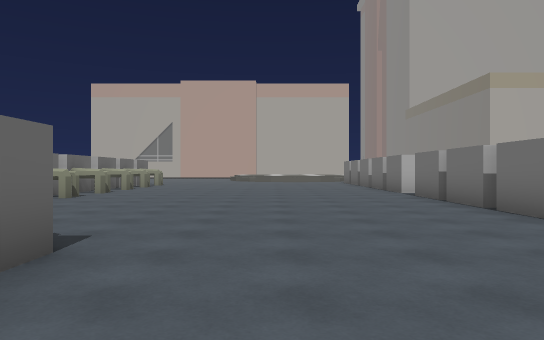
view 1 (above)

24 first-person views from a walk through a scene from a Unity 3-D project. The camera is 1.3 m above the floor, looks level and sees 70° across. The floor is counted in squares, 2 m on a side. Each view is taken from the middle of a square. On the plan, view 1 faces up. The plan holds only what a view shows up to about 11 squares ahead; the rest is blank. The place goes on beyond the plan. The player character is not drawn. Some surface patterns are stand-ins.

view 2
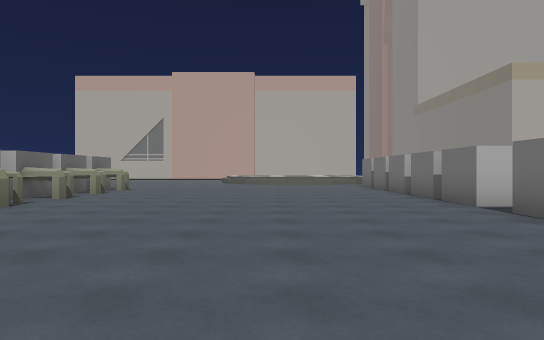

view 3
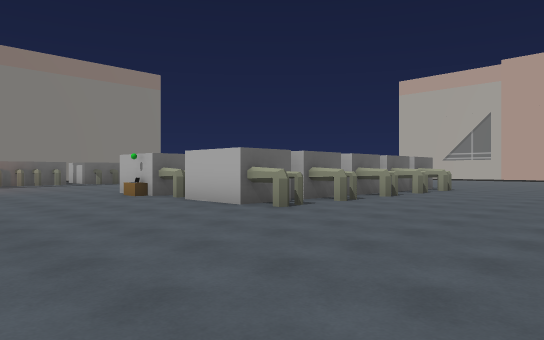

view 4
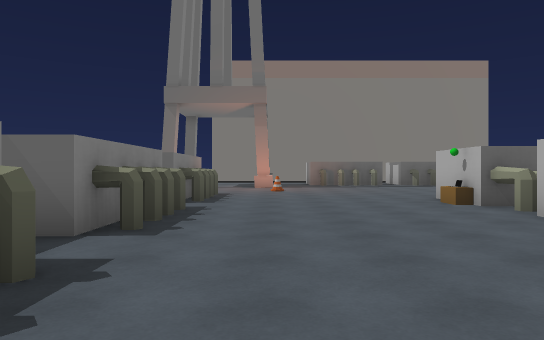

view 5
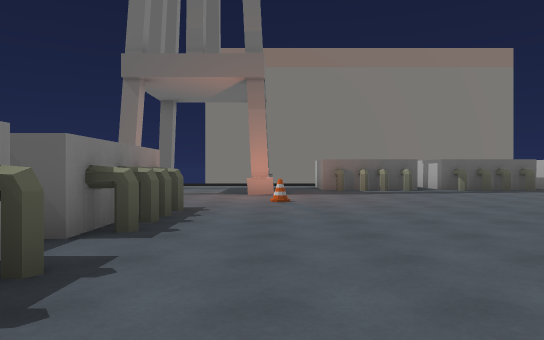

view 6
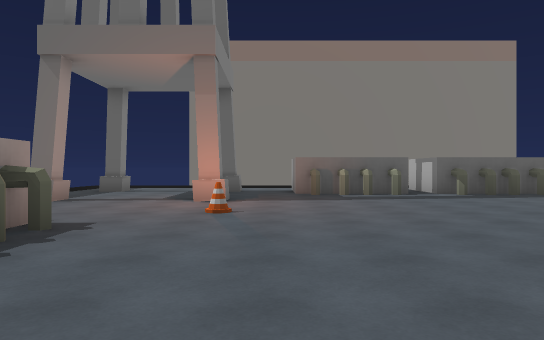

view 7
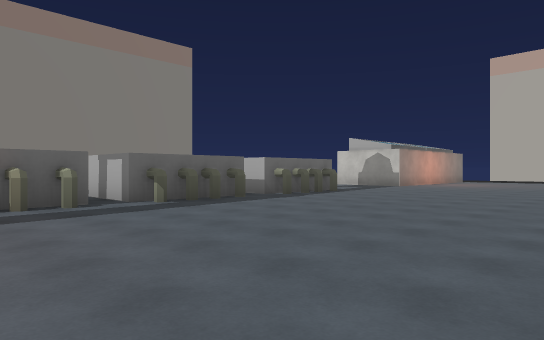

view 8
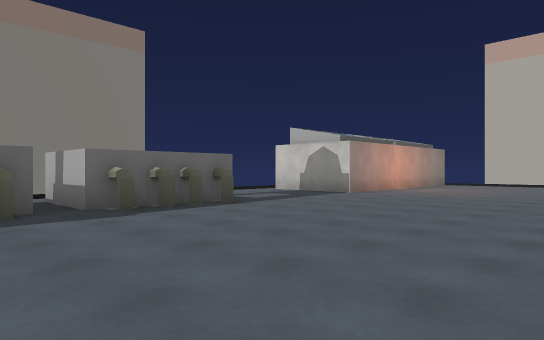

view 9
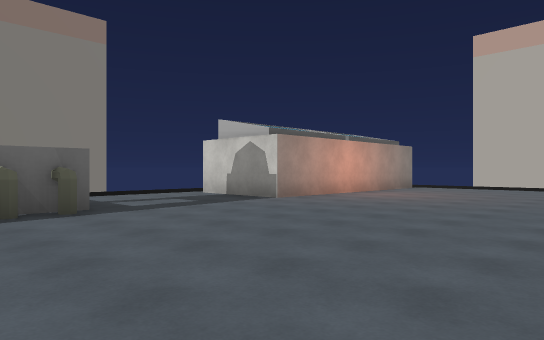

view 10
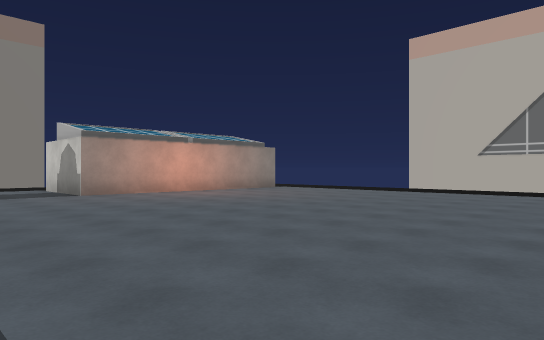

view 11
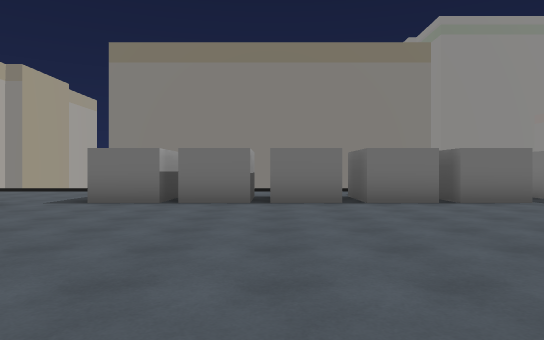

view 12
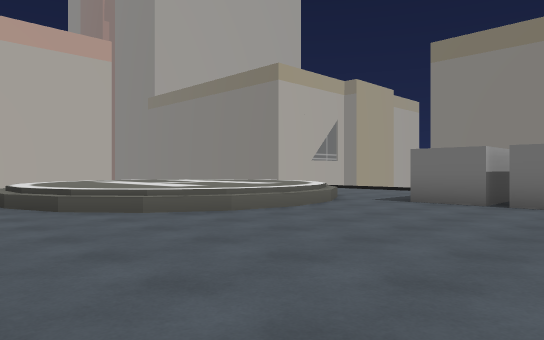

view 13
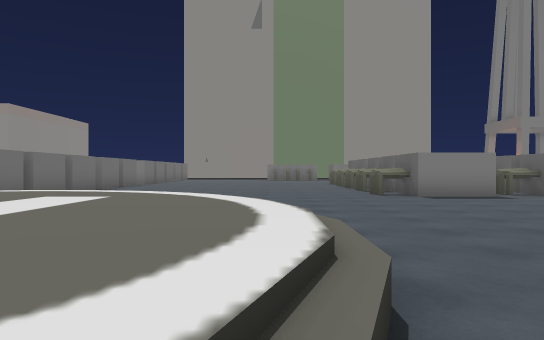

view 14
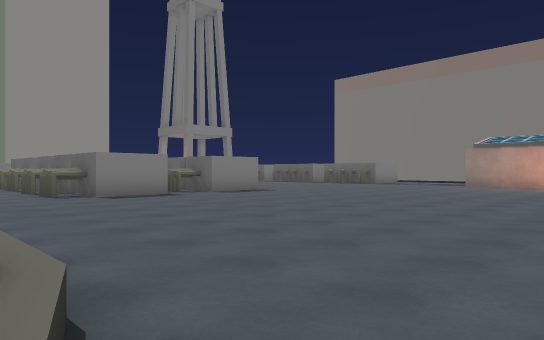

view 15
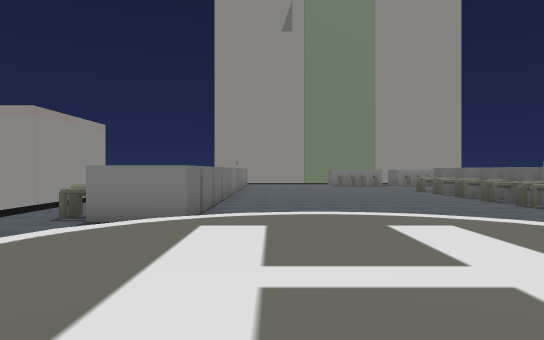

view 16
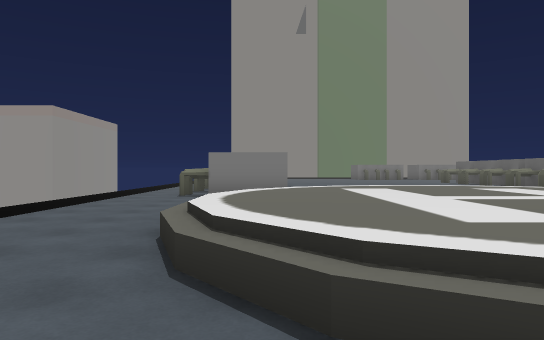

view 17
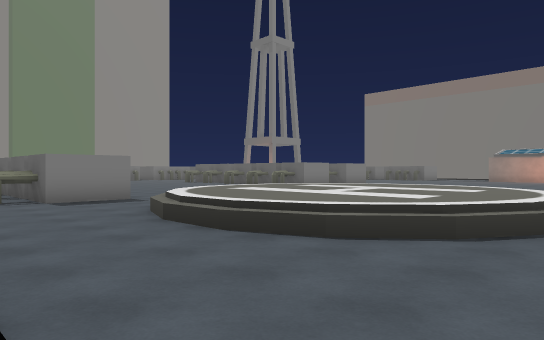

view 18
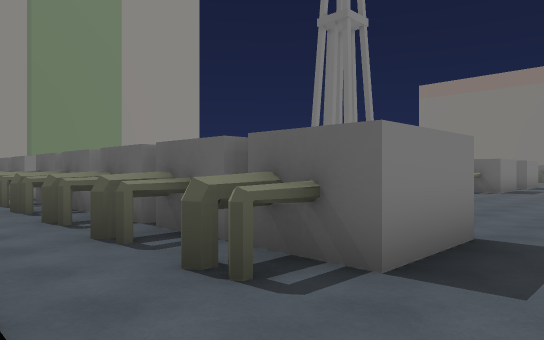

view 19
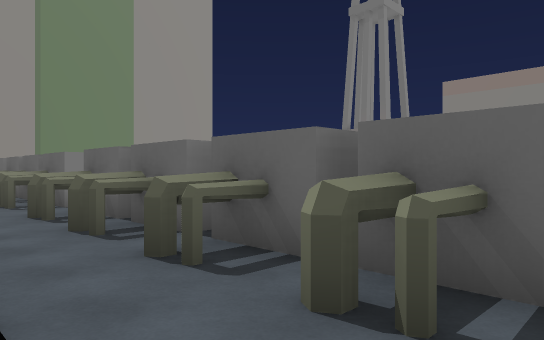

view 20
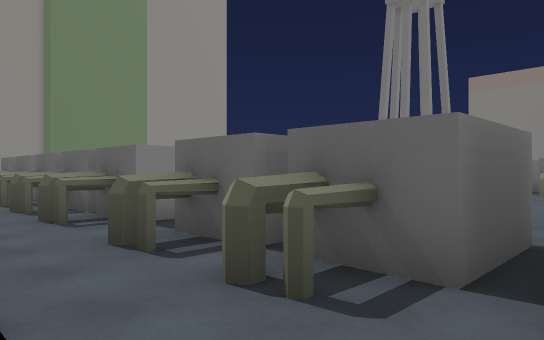

view 21
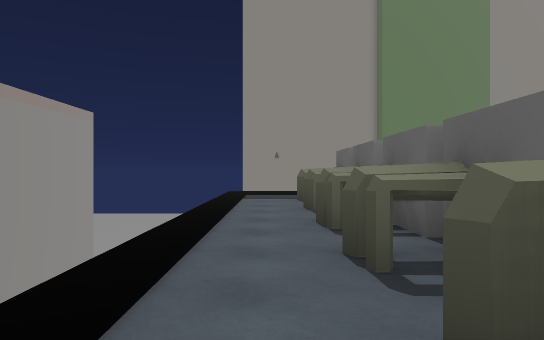

view 22
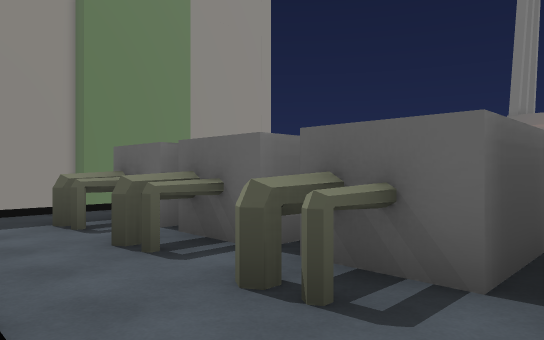

view 23
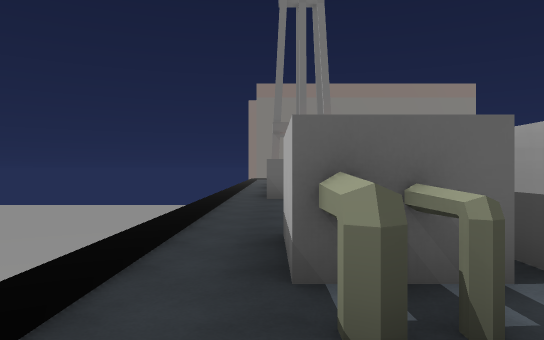

view 24
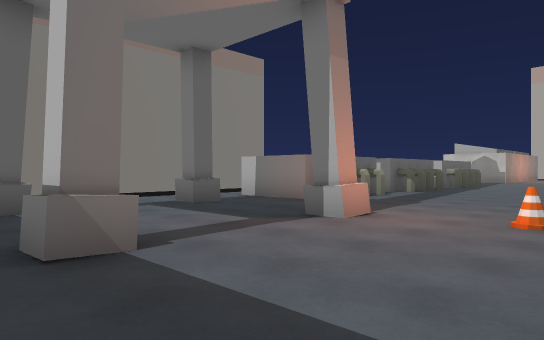

### Floor plan
Key: @ floor where view 1 was taken; # wall or solid block; . main floor; : floor 0.25 m higher than the main floor; + floor 0.75 m higher than the main floor; / step, stairs or slope; ^ raised ledge; v drop or lower ground; O other object.
Columns run from 22 left of view 1 to 8 right of it. Each row starts with its distance up from view 1.
 30            v
 29          ////             /// :
 28        ......         ////....
 27       .......    .. //++++/...:
 26      .............../++++++/..:
 25     ................+++++++/..
 24    #................+++++++/..:
 23    #................/++++++/..:
 22  ###................//++++/...:
 21 /.....................////....:
 20 /.............................:
 19 /.........................###.:
 18  .........................##..:
 17    ##......  #####........###.:
 16    ##.....   ####.........##..:
 15   ###......     ##........##^.:
 14   .........     #.........##..
 13    ##......     #^........##^.:
 12    ##......     #.........###.:
 11   ###......     #^........##^.
 10   .........  #  #.........##..
  9    ##......#O####^........##^.:
  8    ##.....................##..:
  7  .###.....................##^.:
  6  .........................##..:
  5 /.#...#.O.................##^.:
  4 /.........###.###.#  ..... ##.:
  3   ........#######.###....  #^.:
  2    .......  #   #   #....  ##.:
  1   #...#..           #.....##..:
  0       // /          //@///////:
 -1                       vvv   v

Positions as (right, up) in squares from view 1, and headings:
1: (0, 0), facing up
2: (0, 4), facing up
3: (0, 4), facing up-left
4: (-2, 5), facing left
5: (-6, 5), facing left
6: (-8, 6), facing left
7: (-11, 7), facing up-left
8: (-12, 12), facing up-left
9: (-12, 15), facing up-left
10: (-8, 18), facing up-left
11: (-4, 16), facing right
12: (-4, 16), facing up-right
13: (-2, 27), facing down
14: (-2, 27), facing down-left
15: (2, 27), facing down
16: (4, 29), facing down
17: (8, 29), facing down-left
18: (8, 21), facing down-left
19: (8, 18), facing down-left
20: (8, 15), facing down-left
21: (7, 10), facing down
22: (8, 7), facing down-left
23: (8, 1), facing left
24: (-13, 0), facing up-left
